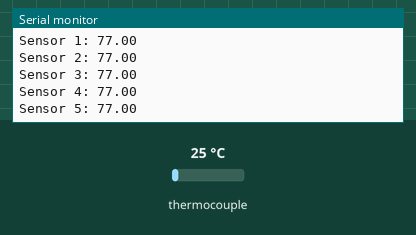
A program run on a simulated Arduino Uno R4 WiFi. On the bench: the last lines printed to the serial monitor. The inputs (shaded band) are chosen by the test bench; at power-on: thermocouple 25 °C.

Above: at 1.2 s.
1.3 s: thermocouple set to 6 °C
At 2.6 s:
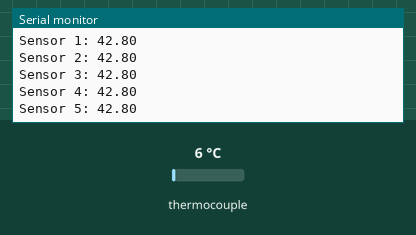
2.8 s: thermocouple set to 75 °C
At 3.8 s:
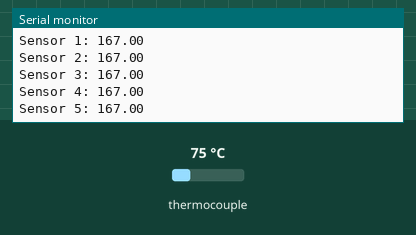
Timing chart, 0 to 5.8 s (numbered marks = the images above; inputs shaded):
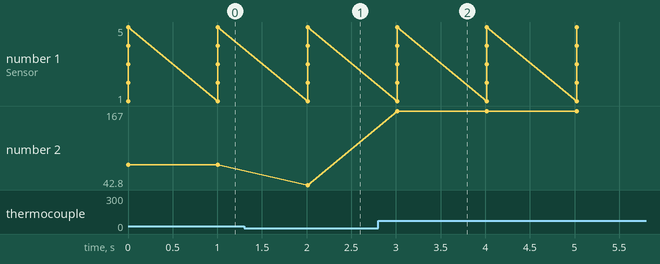

Measured:
- after the input at 1.3 s, the serial monitor: prints a new line after 0.71 s (image 1)
- after the input at 2.8 s, the serial monitor: prints a new line after 0.21 s (image 2)
- plotted number 2: 77 → 42.8 after the input at 1.3 s, 42.8 → 167 after the input at 2.8 s

The program:

main.cpp
```cpp
#include <Adafruit_MAX31865.h>

// Use software SPI: CS, DI, DO, CLK
Adafruit_MAX31865 sensor1 = Adafruit_MAX31865(10, 11, 12, 13); // CS pin 10 -- CS pins are what allows Arduino board to identify seperate devices
Adafruit_MAX31865 sensor2 = Adafruit_MAX31865(9, 11, 12, 13); // CS pin 10 -- CS pins are what allows Arduino board to identify seperate devices
Adafruit_MAX31865 sensor3 = Adafruit_MAX31865(8, 11, 12, 13); // CS pin 10 -- CS pins are what allows Arduino board to identify seperate devices
Adafruit_MAX31865 sensor4 = Adafruit_MAX31865(7, 11, 12, 13); // CS pin 10 -- CS pins are what allows Arduino board to identify seperate devices
Adafruit_MAX31865 sensor5 = Adafruit_MAX31865(6, 11, 12, 13); // CS pin 10 -- CS pins are what allows Arduino board to identify seperate devices
// use hardware SPI, just pass in the CS pin
//Adafruit_MAX31865 sensor1 = Adafruit_MAX31865(9); // CS pin 10
// Adafruit_MAX31865 sensor2 = Adafruit_MAX31865(5);  // CS pin 9 -- CS pins are what allows Arduino board to identify seperate devices

#define RREF      430.0
#define RNOMINAL  100.0

void setup() {
  Serial.begin(9600);
  Serial.println("Adafruit MAX31865 PT100 Sensor Test!");


  sensor1.begin(MAX31865_3WIRE);  // set to 2WIRE or 4WIRE as necessary
  sensor2.begin(MAX31865_3WIRE);  // set to 2WIRE or 4WIRE as necessary
  sensor3.begin(MAX31865_3WIRE);  // set to 2WIRE or 4WIRE as necessary
  sensor4.begin(MAX31865_3WIRE);  // set to 2WIRE or 4WIRE as necessary
  sensor5.begin(MAX31865_3WIRE);  // set to 2WIRE or 4WIRE as necessary
}

unsigned long lastUpdate = 0;  // Stores last sensor update time
const unsigned long updateInterval = 15000;  // 15 seconds

float temp1, temp2, temp3, temp4, temp5;  // Store sensor values

void loop() {
    temp1 = sensor1.temperature(RNOMINAL, RREF) * 1.8 + 32;
    temp2 = sensor2.temperature(RNOMINAL, RREF) * 1.8 + 32;
    temp3 = sensor3.temperature(RNOMINAL, RREF) * 1.8 + 32;
    temp4 = sensor4.temperature(RNOMINAL, RREF) * 1.8 + 32;
    temp5 = sensor5.temperature(RNOMINAL, RREF) * 1.8 + 32;

    Serial.println("Updated sensor readings:");
    Serial.print("Sensor 1: "); Serial.println(temp1);
    Serial.print("Sensor 2: "); Serial.println(temp2);
    Serial.print("Sensor 3: "); Serial.println(temp3);
    Serial.print("Sensor 4: "); Serial.println(temp4);
    Serial.print("Sensor 5: "); Serial.println(temp5);

    delay(1000);
}
```
